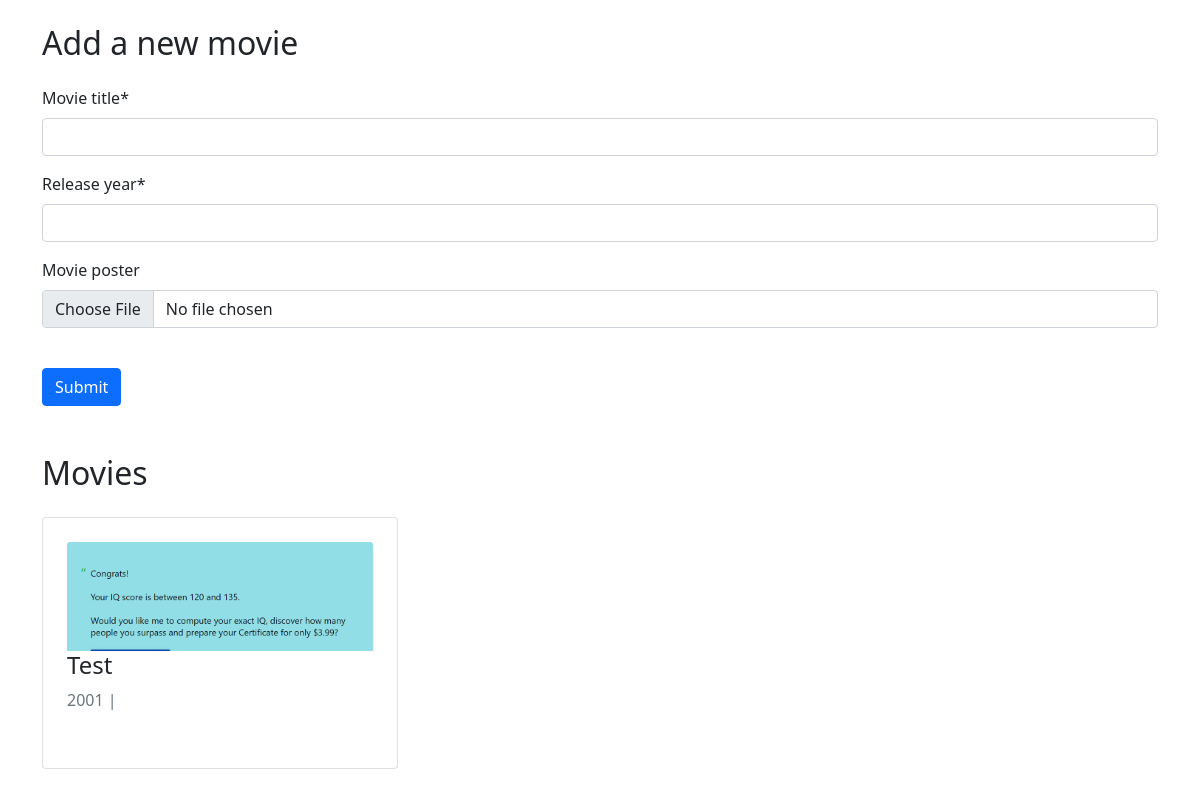
Before: / with the older database file.
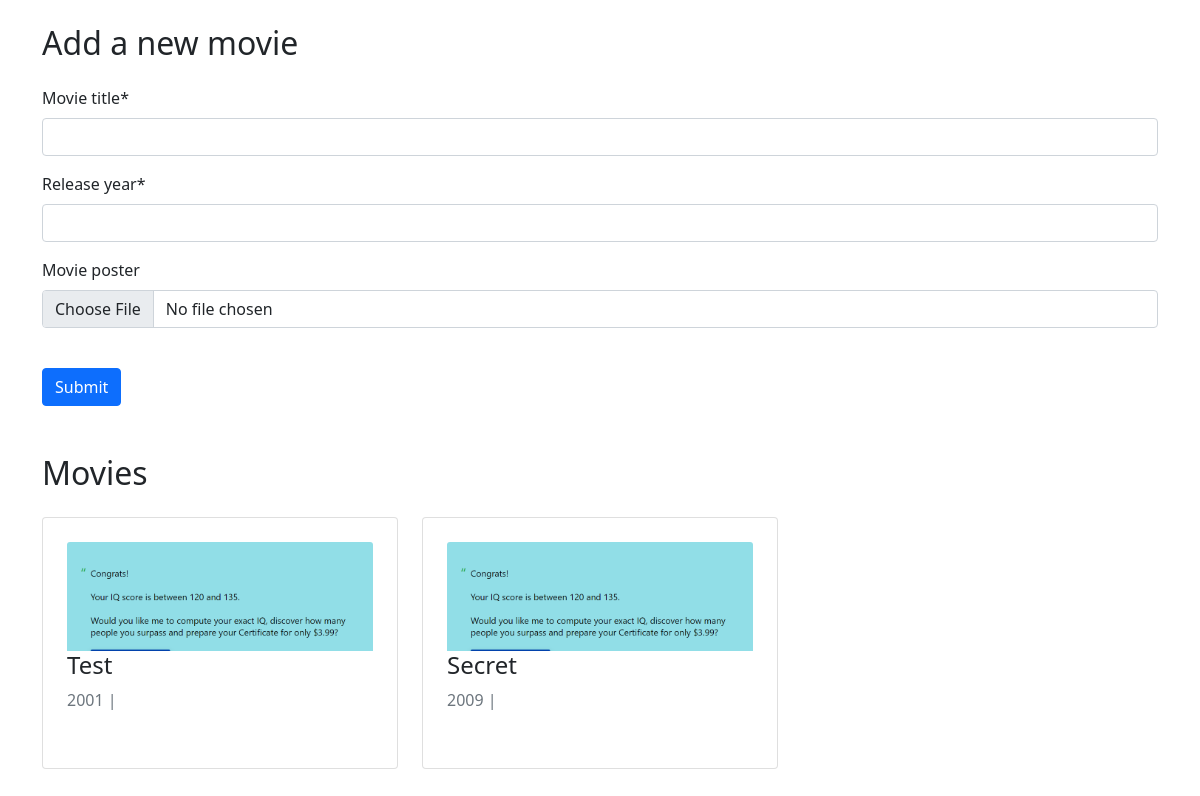
After: the same page with the newer database file.
### form_app/models.py (models this page shows, shortened)
class Movie(models.Model):
    movie_title = models.CharField(max_length=150)
    release_year = models.IntegerField()
    movie_poster = models.ImageField(upload_to = 'images/', null=True, blank=True)

### form_app/views.py (the view, shortened to what this page needs)
# urls.py: path('', views.index, name='index'),
def index(request):
    movie_form = MovieForm()
    movies = Movie.objects.all()
    return render(
                    request=request,
                    template_name='form_app/index.html',
                    context={
                        'movie_form': movie_form,
                        'movies': movies
                        })

### form_app/forms.py
class MovieForm(forms.ModelForm):
    class Meta:
        model = Movie
        fields = ('movie_title', 'release_year', 'movie_poster') #'__all__'

### form_app/templates/form_app/index.html (shortened to what this page needs)
<!DOCTYPE html>
<html>
  <head>
    <link href="https://cdn.jsdelivr.net/npm/bootstrap@5.0.2/dist/css/bootstrap.min.css" rel="stylesheet">
    </head>
    <body>
      {% load crispy_forms_tags %}
        <div class="container">
          <h2 class="my-4">Add a new movie</h2>
          <form method="post" enctype="multipart/form-data">
                {{movie_form|crispy}}
                <button class="btn btn-primary my-4" type="submit">Submit</button>
          </form>
          <h2 class="my-4">Movies</h2>
          <div class="row">
            {% for m in movies %}
            <div class="col-lg-4 col-md-6 col-sm-12 pb-4">
              <div class="card h-100 p-4">
                <img src="{{ m.movie_poster.url }}" class="card-img-top" alt="{{ m.movie_title}}">
                <h4>{{m.movie_title}}</h4>
                <p class="text-muted">{{m.release_year}} | {{m.director}}</p>
              </div>
            </div>
            {% empty %}
            <p>No movies added.</p>
            {% endfor %}
          </div>
        </div>
    </body>
</html>

Changed rows visible on the page:
added Movie: movie_poster (picture), movie_title "Secret", release_year "2009"
